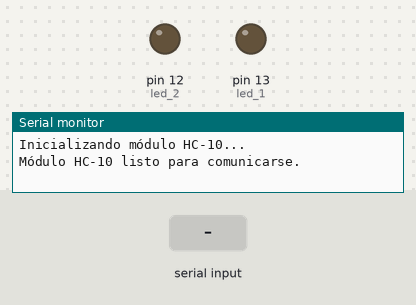
A program run on a simulated Arduino Mega 2560, built with avr-gcc and run on an emulated ATmega2560. Shown: output pins drawn as LEDs (lit = HIGH), the last lines printed to the serial monitor. Inputs (shaded band) come from the test bench.

Above: at 2.2 s.
2.3 s: "a" received over the second serial link
At 3.0 s:
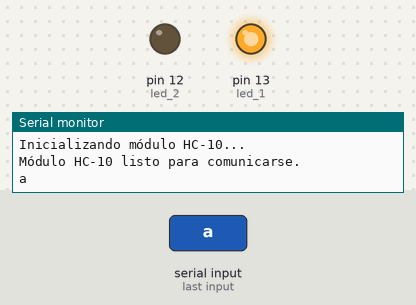
3.8 s: "b" received over the second serial link
At 4.1 s:
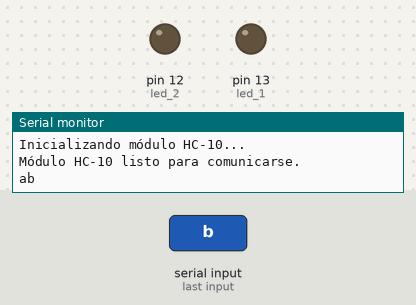
Timing chart, 0 to 6.8 s (numbered marks = the images above; inputs shaded):
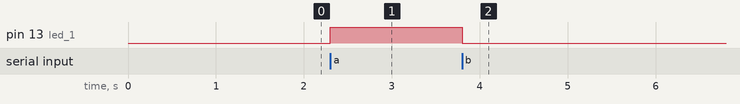

The program:

main.cpp
```cpp
#include <Arduino.h>

// Bluetooth
#define led_1 13 //No hace falta conectar otro
#define led_2 12 //Enciende el Buz

void setup() {
  pinMode(led_1,OUTPUT);
  pinMode(led_2,OUTPUT);
  // Inicializar comunicación serial con PC
  Serial.begin(9600);
  Serial.println("Inicializando módulo HC-10...");

  // Inicializar comunicación serial con módulo HC-10 usando Serial1
  Serial1.begin(9600);
  delay(1000);
  Serial.println("Módulo HC-10 listo para comunicarse.");
}

void loop() {
  // Enviar datos desde Serial Monitor al módulo Bluetooth
  if (Serial.available()) {
    char data = Serial.read();
    Serial1.write(data);
  }

  // Leer datos desde el módulo Bluetooth y enviarlos al Serial Monitor
  if (Serial1.available()) {
    char data = Serial1.read();
    if(data == 'a')
    {
        digitalWrite(led_1,HIGH);
    }
    if(data == 'b')
    {
        digitalWrite(led_1,LOW);
    }
    Serial.write(data);
  }
}
```

Measured:
- after the input at 2.3 s, pin 13 (led_1): LOW → HIGH at once
- after the input at 3.8 s, pin 13 (led_1): HIGH → LOW at once
